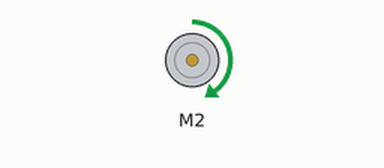
This sketch was run on a simulated Arduino Uno, built with avr-gcc and run on an emulated ATmega328P. Shown: DC motor (green arrow = forward, orange = backward, longer = faster).

Above: at 1.0 s.
At 3.1 s:
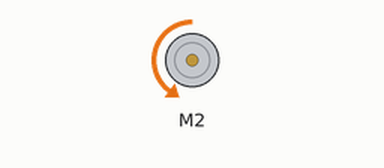
At 5.1 s:
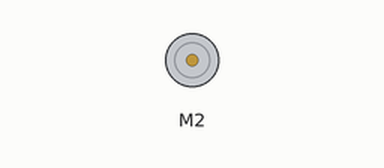
Timing chart, 0 to 7.9 s (numbered marks = the images above):
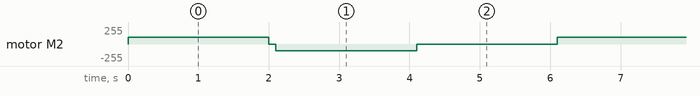

The sketch:

DCMotorDriverTest.ino
```cpp
// (licence header left out)
#include "MeOrion.h"


MeDCMotor motor1(M2);


uint8_t motorSpeed = 100;

void setup()
{
}

void loop()
{
  motor1.run(motorSpeed); /* value: between -255 and 255. */

  delay(2000);
  motor1.stop();

  delay(100);
  motor1.run(-motorSpeed);

  delay(2000);
  motor1.stop();

  delay(2000);
}
```

Measured:
- by itself, motor M2: repeats every 6.1 s: stopped 0.10 s, backward 100/255 2.0 s, stopped 2.0 s, forward 100/255 2.0 s
